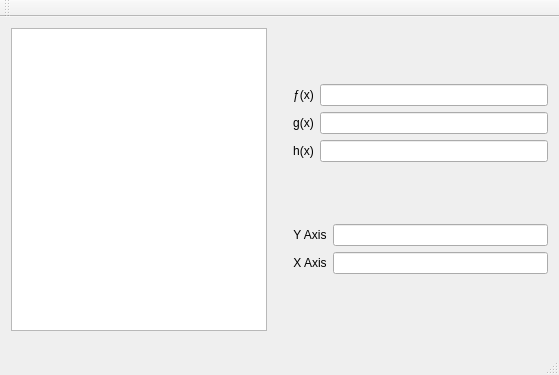
<?xml version="1.0" encoding="UTF-8"?>
<ui version="4.0">
 <class>MainWindow</class>
 <widget class="QMainWindow" name="MainWindow">
  <property name="geometry">
   <rect>
    <x>0</x>
    <y>0</y>
    <width>559</width>
    <height>375</height>
   </rect>
  </property>
  <property name="maximumSize">
   <size>
    <width>559</width>
    <height>375</height>
   </size>
  </property>
  <property name="windowTitle">
   <string>MainWindow</string>
  </property>
  <widget class="QWidget" name="centralWidget">
   <property name="maximumSize">
    <size>
     <width>559</width>
     <height>325</height>
    </size>
   </property>
   <layout class="QGridLayout" name="gridLayout_3">
    <item row="0" column="0">
     <layout class="QHBoxLayout" name="horizontalLayout_2">
      <item>
       <widget class="QGraphicsView" name="functionView"/>
      </item>
      <item>
       <spacer name="verticalSpacer">
        <property name="orientation">
         <enum>Qt::Vertical</enum>
        </property>
        <property name="sizeHint" stdset="0">
         <size>
          <width>20</width>
          <height>40</height>
         </size>
        </property>
       </spacer>
      </item>
      <item>
       <layout class="QVBoxLayout" name="verticalLayout_2">
        <item>
         <layout class="QGridLayout" name="gridLayout_2">
          <item row="2" column="1">
           <widget class="QLineEdit" name="hInput"/>
          </item>
          <item row="0" column="0">
           <widget class="QLabel" name="fLabel">
            <property name="text">
             <string>ƒ(x)</string>
            </property>
            <property name="alignment">
             <set>Qt::AlignCenter</set>
            </property>
            <property name="buddy">
             <cstring>fInput</cstring>
            </property>
           </widget>
          </item>
          <item row="1" column="1">
           <widget class="QLineEdit" name="gInput"/>
          </item>
          <item row="2" column="0">
           <widget class="QLabel" name="hLabel">
            <property name="text">
             <string>h(x)</string>
            </property>
            <property name="alignment">
             <set>Qt::AlignCenter</set>
            </property>
            <property name="buddy">
             <cstring>hInput</cstring>
            </property>
           </widget>
          </item>
          <item row="0" column="1">
           <widget class="QLineEdit" name="fInput"/>
          </item>
          <item row="1" column="0">
           <widget class="QLabel" name="gLabel">
            <property name="text">
             <string>g(x)</string>
            </property>
            <property name="alignment">
             <set>Qt::AlignCenter</set>
            </property>
            <property name="buddy">
             <cstring>gInput</cstring>
            </property>
           </widget>
          </item>
         </layout>
        </item>
        <item>
         <layout class="QGridLayout" name="gridLayout_4">
          <item row="0" column="1">
           <widget class="QLineEdit" name="lineEdit"/>
          </item>
          <item row="0" column="0">
           <widget class="QLabel" name="YAxisLabel">
            <property name="text">
             <string>Y Axis</string>
            </property>
            <property name="alignment">
             <set>Qt::AlignCenter</set>
            </property>
            <property name="buddy">
             <cstring>lineEdit</cstring>
            </property>
           </widget>
          </item>
          <item row="1" column="1">
           <widget class="QLineEdit" name="lineEdit_2"/>
          </item>
          <item row="1" column="0">
           <widget class="QLabel" name="XAxisLabel">
            <property name="text">
             <string>X Axis</string>
            </property>
            <property name="alignment">
             <set>Qt::AlignCenter</set>
            </property>
            <property name="buddy">
             <cstring>lineEdit_2</cstring>
            </property>
           </widget>
          </item>
         </layout>
        </item>
       </layout>
      </item>
     </layout>
    </item>
   </layout>
  </widget>
  <widget class="QMenuBar" name="menuBar">
   <property name="geometry">
    <rect>
     <x>0</x>
     <y>0</y>
     <width>559</width>
     <height>18</height>
    </rect>
   </property>
  </widget>
  <widget class="QToolBar" name="mainToolBar">
   <attribute name="toolBarArea">
    <enum>TopToolBarArea</enum>
   </attribute>
   <attribute name="toolBarBreak">
    <bool>false</bool>
   </attribute>
  </widget>
  <widget class="QStatusBar" name="statusBar"/>
 </widget>
 <layoutdefault spacing="6" margin="11"/>
 <resources/>
 <connections/>
</ui>
